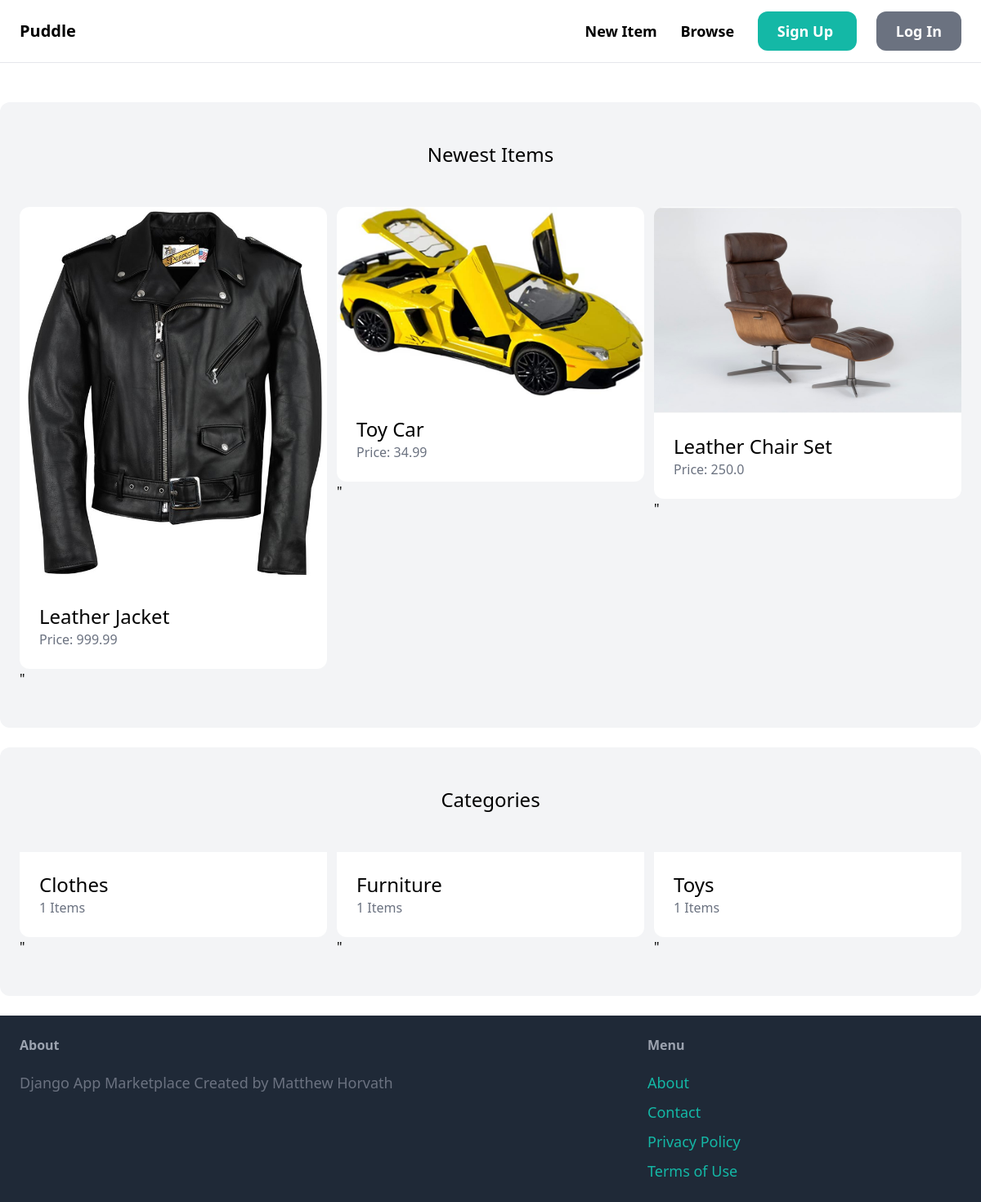
The page / on the database its author committed.
### item/models.py (models this page shows, shortened)
class Item(models.Model):
    category = models.ForeignKey(Category, related_name = 'items', on_delete = models.CASCADE)
    name = models.CharField(max_length = 255)
    description = models.TextField(blank = True, null = True)
    price = models.FloatField()
    image = models.ImageField(upload_to = 'item_images', blank = True, null = True)
    is_sold = models.BooleanField(default = False)
    created_by = models.ForeignKey(User, related_name = 'items', on_delete = models.CASCADE)
    created_at = models.DateTimeField(auto_now_add = True)

class Category(models.Model):
    name = models.CharField(max_length = 255)
    class Meta:
        ordering = ('name',)
        verbose_name_plural = 'Categories'

### core/views.py (the view)
# urls.py: path('', views.index, name = 'index'),
def index(request):
    items = Item.objects.filter(is_sold = False)[0:6]
    categories = Category.objects.all()
    return render(request, 'core/index.html', {
        'categories' : categories,
        'items' : items,
    })

### core/templates/core/index.html (shortened to what this page needs)
{% extends 'core/base.html' %}
{% block content %}
    <div class = "mt-6 px-6 py-12 bg-gray-100 rounded-xl">
        <h2 class = "mb-12 text-2xl text-center"> Newest Items </h2>
        <div class = "grid grid-cols-3 gap-3">
            {% for item in items %}
                <div>
                    <a href = "{% url 'item:detail' item.id %}">
                        <div>
                            <img src = "{{  item.image.url }}" class = "rounded-t-xl">
                        </div>
                        <div class = "p-6 bg-white rounded-b-xl">
                            <h2 class = "text-2xl"> {{ item.name }}</h2>
                            <p class = "text-gray-500"> Price: {{ item.price }} </p>
                        </div>"
                    </a>
                </div>
            {% endfor %}
        </div>
    </div>
    <div class = "mt-6 px-6 py-12 bg-gray-100 rounded-xl">
        <h2 class = "mb-12 text-2xl text-center"> Categories </h2>
        <div class = "grid grid-cols-3 gap-3">
            {% for category in categories %}
                <div>
                    <a href = "#">
                        <div class = "p-6 bg-white rounded-b-xl">
                            <h2 class = "text-2xl"> {{ category.name }}</h2>
                            <p class = "text-gray-500"> {{ category.items.count }} Items </p>
                        </div>"
                    </a>
                </div>
            {% endfor %}
        </div>
    </div>
{% endblock %}

### core/templates/core/base.html (shortened to what this page needs)
<!DOCTYPE html>
<html>
    <head>
        <script src = "https://cdn.tailwindcss.com"></script>
    </head>
    <body>
        <nav class = "py-6 px-6 flex justify-between items-center border-b border-gray-200">
            <a href = "/" class = "text-xl font-semibold"> Puddle </a>
        <div class = "space-x-6">
            <a href = "{% url 'item:new' %}" class = "text-lg font-semibold hober:text-gray-500"> New Item </a>
            <a href = "{% url 'item:items' %}" class = "text-lg font-semibold hober:text-gray-500"> Browse </a>
            {% if request.user.is_authenticated  %}
                <a href = "{% url 'conversation:inbox' %}" class="px-6 py-3 text-lg font-semibold bg-teal-500 text-white rounded-xl hover:bg-teal-700"> Inbox </a>
                <a href = "{% url 'dashboard:index' %}" class="px-6 py-3 text-lg font-semibold bg-gray-500 text-white rounded-xl hover:bg-gray-700"> Dashboard </a>
            {% else %}
                <a href = "{% url 'core:signup' %}" class="px-6 py-3 text-lg font-semibold bg-teal-500 text-white rounded-xl hover:bg-teal-700"> Sign Up </a>
                <a href = "{% url 'core:login' %}" class="px-6 py-3 text-lg font-semibold bg-gray-500 text-white rounded-xl hover:bg-gray-700"> Log In </a>
            {% endif %}
        </div>
        </nav>
        <div class = "px-g py-6">
            {% block content %}
            {% endblock %}
        </div>
        <footer class = "py-6 px-6 flex justify-between bg-gray-800">
            <div class = "w-2/3 pr-10">
                <h3 class = "mb-5 font-semibold text-gray-400"> About </h3>
                <p class = "text-lg text-gray-500"> Django App Marketplace Created by Matthew Horvath </p>
            </div>
            <div class = "w-1/3">
                <h3 class = "mb-5 font-semibold text-gray-400"> Menu </h3>
                <ul class = "space-y-2">
                    <li><a href = "#" class = "text-lg text-teal-500 hover:text-teal-700"> About </a></li>
                    <li><a href = "{% url 'core:contact' %}" class = "text-lg text-teal-500 hover:text-teal-700"> Contact </a></li>
                    <li><a href = "#" class = "text-lg text-teal-500 hover:text-teal-700"> Privacy Policy </a></li>
                    <li><a href = "#" class = "text-lg text-teal-500 hover:text-teal-700"> Terms of Use </a></li>
                </ul>
            </div>
        </footer>
    </body>
</html>

### rows shown on the page
Item: image (picture), name "Leather Jacket", price "999.99"
Item: image (picture), name "Toy Car", price "34.99"
Item: image (picture), name "Leather Chair Set", price "250.0"
Category: name "Clothes", items.count "1"
Category: name "Furniture", items.count "1"
Category: name "Toys", items.count "1"
